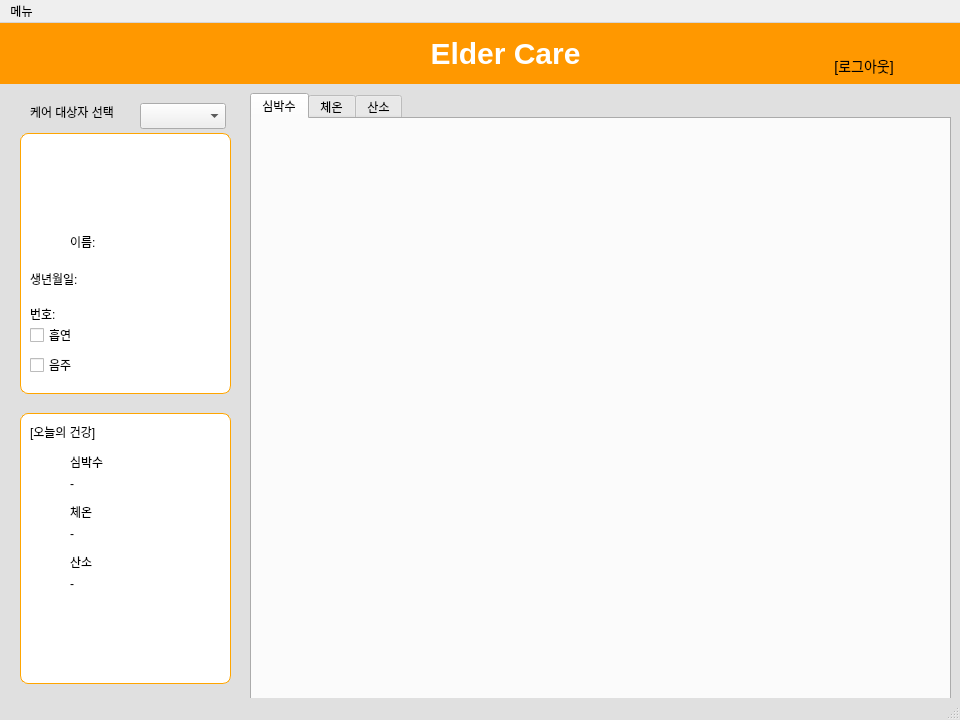
<?xml version="1.0" encoding="UTF-8"?>
<ui version="4.0">
 <class>MainWindow</class>
 <widget class="QMainWindow" name="MainWindow">
  <property name="geometry">
   <rect>
    <x>0</x>
    <y>0</y>
    <width>960</width>
    <height>720</height>
   </rect>
  </property>
  <property name="windowTitle">
   <string>MainWindow</string>
  </property>
  <property name="styleSheet">
   <string notr="true">#MainWindow {
    background-color: #e0e0e0;
}
</string>
  </property>
  <widget class="QWidget" name="centralwidget">
   <property name="styleSheet">
    <string notr="true">#centralwidget {
    background-color: #e0e0e0;
}

</string>
   </property>
   <widget class="QFrame" name="frame_orange">
    <property name="geometry">
     <rect>
      <x>-10</x>
      <y>0</y>
      <width>981</width>
      <height>61</height>
     </rect>
    </property>
    <property name="styleSheet">
     <string notr="true">#frame_orange {
    background-color: #FF9800;
    border-radius: 8px;
}
</string>
    </property>
    <property name="frameShape">
     <enum>QFrame::StyledPanel</enum>
    </property>
    <property name="frameShadow">
     <enum>QFrame::Raised</enum>
    </property>
    <widget class="QFrame" name="frameicon">
     <property name="enabled">
      <bool>true</bool>
     </property>
     <property name="geometry">
      <rect>
       <x>390</x>
       <y>10</y>
       <width>40</width>
       <height>40</height>
      </rect>
     </property>
     <property name="styleSheet">
      <string notr="true">#frameicon {
    background-image: url('/home/kbj/dev_ws/project/image/eldericon.png');
    background-repeat: no-repeat;
    background-position: center;
    background-size: contain;
	border: none; 
}
</string>
     </property>
     <property name="frameShape">
      <enum>QFrame::StyledPanel</enum>
     </property>
     <property name="frameShadow">
      <enum>QFrame::Raised</enum>
     </property>
    </widget>
    <widget class="QPushButton" name="pushButton_logout">
     <property name="geometry">
      <rect>
       <x>830</x>
       <y>30</y>
       <width>88</width>
       <height>26</height>
      </rect>
     </property>
     <property name="styleSheet">
      <string notr="true">QPushButton {
    background-color: transparent;  /* 배경 없음 */
    border: none;                   /* 테두리 없음 */
    color: black;                   /* 글자색: 검정 */
    font-size: 14px;
}
QPushButton:hover {
    color: #333333;  /* 마우스 오버 시 약간 더 진한 회색 */
}</string>
     </property>
     <property name="text">
      <string>[로그아웃]</string>
     </property>
    </widget>
    <widget class="QPushButton" name="pushButton_main">
     <property name="geometry">
      <rect>
       <x>430</x>
       <y>10</y>
       <width>171</width>
       <height>41</height>
      </rect>
     </property>
     <property name="styleSheet">
      <string notr="true">#pushButton_main {
    font-size: 30px;
    font-weight: bold;
    color: white;
    background-color: transparent;
    border: none;
}
</string>
     </property>
     <property name="text">
      <string>Elder Care</string>
     </property>
    </widget>
    <widget class="QLabel" name="label_userGreeting">
     <property name="geometry">
      <rect>
       <x>700</x>
       <y>10</y>
       <width>201</width>
       <height>20</height>
      </rect>
     </property>
     <property name="text">
      <string/>
     </property>
     <property name="alignment">
      <set>Qt::AlignRight|Qt::AlignTrailing|Qt::AlignVCenter</set>
     </property>
    </widget>
    <widget class="QPushButton" name="pushButton_alertLog">
     <property name="geometry">
      <rect>
       <x>920</x>
       <y>10</y>
       <width>41</width>
       <height>41</height>
      </rect>
     </property>
     <property name="styleSheet">
      <string notr="true">#pushButton_alertLog {
    background-image: url(/home/kbj/dev_ws/project/image/alertLog.png);
    background-repeat: no-repeat;
    background-position: center;
    background-color: transparent;
    border: none;
}
</string>
     </property>
     <property name="text">
      <string/>
     </property>
    </widget>
   </widget>
   <widget class="QTabWidget" name="tabWidget">
    <property name="geometry">
     <rect>
      <x>250</x>
      <y>70</y>
      <width>701</width>
      <height>611</height>
     </rect>
    </property>
    <property name="currentIndex">
     <number>0</number>
    </property>
    <widget class="QWidget" name="heartbeat_tab">
     <attribute name="title">
      <string>심박수</string>
     </attribute>
     <widget class="QWidget" name="heartbeat_widget" native="true">
      <property name="geometry">
       <rect>
        <x>10</x>
        <y>10</y>
        <width>681</width>
        <height>251</height>
       </rect>
      </property>
     </widget>
     <widget class="QWidget" name="heartbeat_weekly_widget" native="true">
      <property name="geometry">
       <rect>
        <x>10</x>
        <y>290</y>
        <width>681</width>
        <height>271</height>
       </rect>
      </property>
     </widget>
    </widget>
    <widget class="QWidget" name="temperature_tab">
     <attribute name="title">
      <string>체온</string>
     </attribute>
     <widget class="QWidget" name="temperature_widget" native="true">
      <property name="geometry">
       <rect>
        <x>10</x>
        <y>10</y>
        <width>681</width>
        <height>251</height>
       </rect>
      </property>
     </widget>
     <widget class="QWidget" name="temperature_weekly_widget" native="true">
      <property name="geometry">
       <rect>
        <x>10</x>
        <y>290</y>
        <width>681</width>
        <height>271</height>
       </rect>
      </property>
     </widget>
    </widget>
    <widget class="QWidget" name="oxygen_tab">
     <attribute name="title">
      <string>산소</string>
     </attribute>
     <widget class="QWidget" name="oxygen_widget" native="true">
      <property name="geometry">
       <rect>
        <x>10</x>
        <y>10</y>
        <width>681</width>
        <height>251</height>
       </rect>
      </property>
     </widget>
     <widget class="QWidget" name="oxygen_weekly_widget" native="true">
      <property name="geometry">
       <rect>
        <x>10</x>
        <y>290</y>
        <width>681</width>
        <height>271</height>
       </rect>
      </property>
     </widget>
    </widget>
   </widget>
   <widget class="QFrame" name="userInfoFrame">
    <property name="geometry">
     <rect>
      <x>20</x>
      <y>110</y>
      <width>211</width>
      <height>261</height>
     </rect>
    </property>
    <property name="styleSheet">
     <string notr="true">QFrame#userInfoFrame {
    background-color: white;
    border: 1px solid orange;
    border-radius: 8px;
}
</string>
    </property>
    <property name="frameShape">
     <enum>QFrame::StyledPanel</enum>
    </property>
    <property name="frameShadow">
     <enum>QFrame::Raised</enum>
    </property>
    <widget class="QLabel" name="label_9">
     <property name="geometry">
      <rect>
       <x>50</x>
       <y>100</y>
       <width>31</width>
       <height>18</height>
      </rect>
     </property>
     <property name="text">
      <string>이름:</string>
     </property>
    </widget>
    <widget class="QLabel" name="label_8">
     <property name="geometry">
      <rect>
       <x>10</x>
       <y>130</y>
       <width>61</width>
       <height>31</height>
      </rect>
     </property>
     <property name="text">
      <string>생년월일:</string>
     </property>
    </widget>
    <widget class="QLabel" name="label_usernumber">
     <property name="geometry">
      <rect>
       <x>50</x>
       <y>170</y>
       <width>151</width>
       <height>21</height>
      </rect>
     </property>
     <property name="text">
      <string/>
     </property>
    </widget>
    <widget class="QLabel" name="label_userimage">
     <property name="geometry">
      <rect>
       <x>70</x>
       <y>20</y>
       <width>66</width>
       <height>71</height>
      </rect>
     </property>
     <property name="styleSheet">
      <string notr="true">#label_userimage {
    background-image: url(&quot;/home/kbj/dev_ws/project/image/usericon.png&quot;);
    background-repeat: no-repeat;
    background-position: center;
    background-color: transparent;
}
</string>
     </property>
     <property name="text">
      <string/>
     </property>
    </widget>
    <widget class="QCheckBox" name="checkBox">
     <property name="geometry">
      <rect>
       <x>10</x>
       <y>190</y>
       <width>51</width>
       <height>24</height>
      </rect>
     </property>
     <property name="text">
      <string>흡연</string>
     </property>
    </widget>
    <widget class="QCheckBox" name="checkBox_2">
     <property name="geometry">
      <rect>
       <x>10</x>
       <y>220</y>
       <width>51</width>
       <height>24</height>
      </rect>
     </property>
     <property name="text">
      <string>음주</string>
     </property>
    </widget>
    <widget class="QLabel" name="label_7">
     <property name="geometry">
      <rect>
       <x>10</x>
       <y>170</y>
       <width>31</width>
       <height>21</height>
      </rect>
     </property>
     <property name="text">
      <string>번호:</string>
     </property>
    </widget>
    <widget class="QLabel" name="label_userbirthday">
     <property name="geometry">
      <rect>
       <x>70</x>
       <y>130</y>
       <width>131</width>
       <height>31</height>
      </rect>
     </property>
     <property name="text">
      <string/>
     </property>
    </widget>
    <widget class="QLabel" name="label_userName">
     <property name="geometry">
      <rect>
       <x>80</x>
       <y>100</y>
       <width>91</width>
       <height>18</height>
      </rect>
     </property>
     <property name="text">
      <string/>
     </property>
    </widget>
   </widget>
   <widget class="QFrame" name="vitalStatsFrame">
    <property name="geometry">
     <rect>
      <x>20</x>
      <y>390</y>
      <width>211</width>
      <height>271</height>
     </rect>
    </property>
    <property name="styleSheet">
     <string notr="true">#vitalStatsFrame
 {
    background-color: white;
    border: 1px solid orange;
    border-radius: 8px;
}
</string>
    </property>
    <property name="frameShape">
     <enum>QFrame::StyledPanel</enum>
    </property>
    <property name="frameShadow">
     <enum>QFrame::Raised</enum>
    </property>
    <widget class="QLabel" name="label_updown_heartbeat">
     <property name="geometry">
      <rect>
       <x>20</x>
       <y>50</y>
       <width>31</width>
       <height>31</height>
      </rect>
     </property>
     <property name="text">
      <string/>
     </property>
    </widget>
    <widget class="QLabel" name="label_2">
     <property name="geometry">
      <rect>
       <x>10</x>
       <y>10</y>
       <width>81</width>
       <height>18</height>
      </rect>
     </property>
     <property name="text">
      <string>[오늘의 건강]</string>
     </property>
    </widget>
    <widget class="QLabel" name="label_heartbeat">
     <property name="geometry">
      <rect>
       <x>50</x>
       <y>60</y>
       <width>151</width>
       <height>21</height>
      </rect>
     </property>
     <property name="text">
      <string>-</string>
     </property>
    </widget>
    <widget class="QLabel" name="label">
     <property name="geometry">
      <rect>
       <x>50</x>
       <y>40</y>
       <width>66</width>
       <height>18</height>
      </rect>
     </property>
     <property name="text">
      <string>심박수</string>
     </property>
    </widget>
    <widget class="QLabel" name="label_3">
     <property name="geometry">
      <rect>
       <x>50</x>
       <y>90</y>
       <width>66</width>
       <height>18</height>
      </rect>
     </property>
     <property name="text">
      <string>체온</string>
     </property>
    </widget>
    <widget class="QLabel" name="label_temperature">
     <property name="geometry">
      <rect>
       <x>50</x>
       <y>110</y>
       <width>151</width>
       <height>21</height>
      </rect>
     </property>
     <property name="text">
      <string>-</string>
     </property>
    </widget>
    <widget class="QLabel" name="label_updown_temperature">
     <property name="geometry">
      <rect>
       <x>20</x>
       <y>100</y>
       <width>31</width>
       <height>31</height>
      </rect>
     </property>
     <property name="text">
      <string/>
     </property>
    </widget>
    <widget class="QLabel" name="label_4">
     <property name="geometry">
      <rect>
       <x>50</x>
       <y>140</y>
       <width>66</width>
       <height>18</height>
      </rect>
     </property>
     <property name="text">
      <string>산소</string>
     </property>
    </widget>
    <widget class="QLabel" name="label_oxygen">
     <property name="geometry">
      <rect>
       <x>50</x>
       <y>160</y>
       <width>151</width>
       <height>21</height>
      </rect>
     </property>
     <property name="text">
      <string>-</string>
     </property>
    </widget>
    <widget class="QLabel" name="label_updown_oxygen">
     <property name="geometry">
      <rect>
       <x>20</x>
       <y>140</y>
       <width>31</width>
       <height>31</height>
      </rect>
     </property>
     <property name="text">
      <string/>
     </property>
    </widget>
   </widget>
   <widget class="QComboBox" name="comboBox_user">
    <property name="geometry">
     <rect>
      <x>140</x>
      <y>80</y>
      <width>86</width>
      <height>26</height>
     </rect>
    </property>
   </widget>
   <widget class="QLabel" name="label_6">
    <property name="geometry">
     <rect>
      <x>30</x>
      <y>80</y>
      <width>111</width>
      <height>18</height>
     </rect>
    </property>
    <property name="text">
     <string>케어 대상자 선택</string>
    </property>
   </widget>
  </widget>
  <widget class="QMenuBar" name="menubar">
   <property name="geometry">
    <rect>
     <x>0</x>
     <y>0</y>
     <width>960</width>
     <height>27</height>
    </rect>
   </property>
   <property name="nativeMenuBar">
    <bool>true</bool>
   </property>
   <widget class="QMenu" name="menu">
    <property name="title">
     <string>메뉴</string>
    </property>
    <addaction name="separator"/>
    <addaction name="separator"/>
    <addaction name="action_2"/>
    <addaction name="separator"/>
    <addaction name="action_heartbeat"/>
    <addaction name="action_temperature"/>
    <addaction name="action_oxygen"/>
    <addaction name="separator"/>
    <addaction name="action_8"/>
    <addaction name="separator"/>
    <addaction name="action_medicine"/>
    <addaction name="action_requestElderLink"/>
    <addaction name="action_requestgaurdianLink"/>
   </widget>
   <addaction name="menu"/>
  </widget>
  <widget class="QStatusBar" name="statusbar"/>
  <action name="action_2">
   <property name="text">
    <string>[케어 대상자 건강이력]</string>
   </property>
  </action>
  <action name="action_heartbeat">
   <property name="text">
    <string>심박수 기록 조회</string>
   </property>
  </action>
  <action name="action_temperature">
   <property name="text">
    <string>체온 기록 조회</string>
   </property>
  </action>
  <action name="action_oxygen">
   <property name="text">
    <string>산소 포화도 기록 조회</string>
   </property>
  </action>
  <action name="action_7">
   <property name="text">
    <string>이상 알림 이력 조회</string>
   </property>
  </action>
  <action name="action_8">
   <property name="text">
    <string>[서비스]</string>
   </property>
  </action>
  <action name="action_medicine">
   <property name="text">
    <string>약 알람 시간 설정</string>
   </property>
  </action>
  <action name="action_requestgaurdianLink">
   <property name="text">
    <string>보호자 연동 신청 확인</string>
   </property>
  </action>
  <action name="action_requestElderLink">
   <property name="text">
    <string>케어 대상자 연동 요청</string>
   </property>
  </action>
 </widget>
 <resources/>
 <connections/>
</ui>
